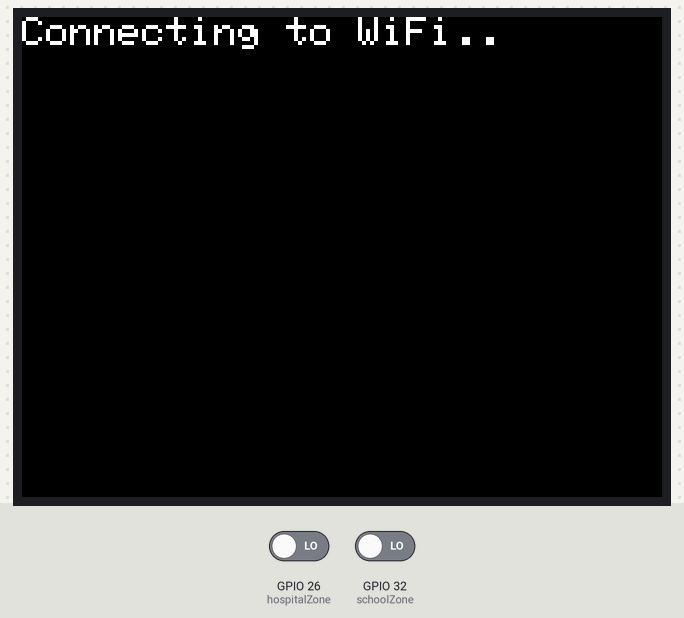
Simulated run of this sketch. Board: ESP32. Shown: 320×240 colour display. The test bench sets the inputs (shaded band); at power-on: GPIO 26 (hospitalZone) LOW, GPIO 32 (schoolZone) LOW. WiFi joins after 1.5 s; servers stay silent unless stated; uploads are accepted with an empty reply.

Above: at 0.4 s.
At 1.0 s:
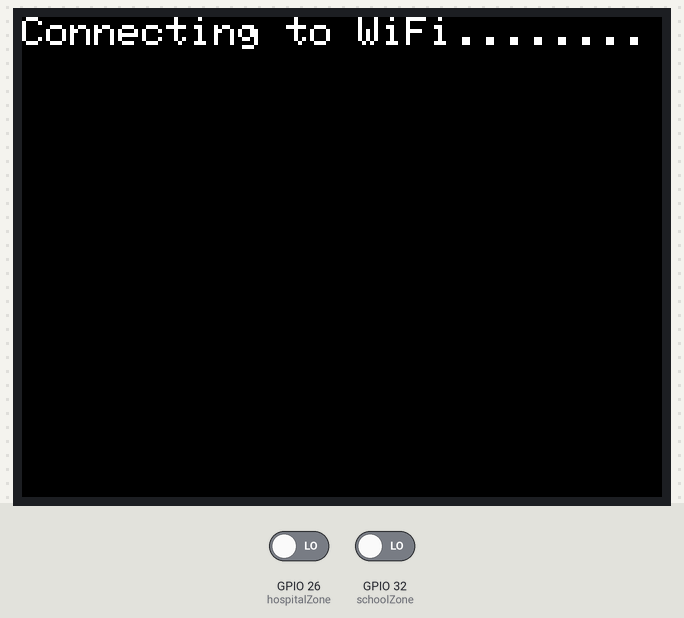
At 1.65 s:
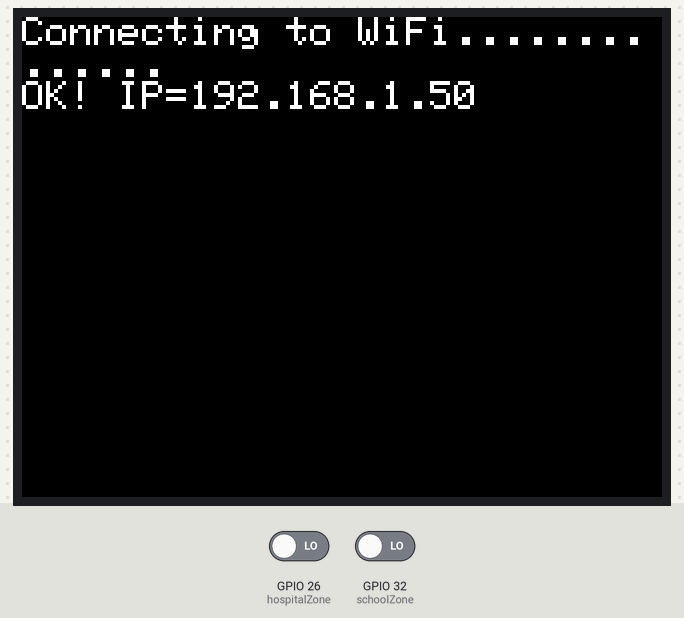

The sketch:

main.ino
```cpp
  #include <WiFi.h>
	#include <HTTPClient.h>
	#include <Adafruit_GFX.h>
	#include <Adafruit_ILI9341.h>
	#include <string.h>

	const char* ssid = "Wokwi-GUEST";
	const char* password = "";

	#define TFT_DC 2
	#define TFT_CS 15
	Adafruit_ILI9341 tft = Adafruit_ILI9341(TFT_CS, TFT_DC);

	String myLocation = "Chennai,IN";
	String usualSpeedLimit = "70"; // kmph

	int schoolZone = 32;
	int hospitalZone = 26;

	int uid = 2504; // ID Unique to this Micro Contoller

	String getString(char x)
	{
	    String s(1, x);
	    return s;
	}

	String stringSplitter1(String fullString,char delimiter='$')
	{
	    String returnString = "";
	    for(int i = 0; i<fullString.length();i++) {
	        char c = fullString[i];
	        if(delimiter==c)
	            break;
	        returnString+=String(c);
	    }
	    return(returnString);
	}

	String stringSplitter2(String fullString,char delimiter='$')
	{
	    String returnString = "";
	    bool flag = false;
	    for(int i = 0; i<fullString.length();i++) {
	        char c = fullString[i];
	        if(flag)
	            returnString+=String(c);
	        if(delimiter==c)
	            flag = true;
	    }
	    return(returnString);
	}

	void rightArrow()
	{
	  int refX = 50;
	  int refY = tft.getCursorY() + 40;

	  tft.fillRect(refX,refY,100,20,ILI9341_RED);
	  tft.fillTriangle(refX+100,refY-30,refX+100,refY+50,refX+40+100,refY+10,ILI9341_RED);
	}

	void leftArrow()
	{
	  int refX = 50;
	  int refY = tft.getCursorY() + 40;

	  tft.fillRect(refX+40,refY,100,20,ILI9341_RED);
	  tft.fillTriangle(refX+40,refY-30,refX+40,refY+50,refX,refY+10,ILI9341_RED);
	}

	void upArrow()
	{
	  int refX = 125;
	  int refY = tft.getCursorY() + 30;

	  tft.fillTriangle(refX-40,refY+40,refX+40,refY+40,refX,refY,ILI9341_RED);
	  tft.fillRect(refX-15,refY+40,30,20,ILI9341_RED);
	}

	String APICall() {
	  HTTPClient http;

	  String url = "https://node-red-grseb-2022-11-05-test.eu-gb.mybluemix.net/getSpeed?";
	  url += "location="+myLocation+"&";
	  url += "schoolZone="+(String)digitalRead(schoolZone)+(String)"&";
	  url += "hospitalZone="+(String)digitalRead(hospitalZone)+(String)"&";
	  url += "usualSpeedLimit="+(String)usualSpeedLimit+(String)"&";
	  url += "uid="+(String)uid;
	  http.begin(url.c_str());
	  int httpResponseCode = http.GET();

	  if (httpResponseCode>0) {
	    String payload = http.getString();
	    http.end();
	    return(payload);
	  }
	  else {
	    Serial.print("Error code: ");
	    Serial.println(httpResponseCode);
	  }
	  http.end();
	}

	void myPrint(String contents) {
	  tft.fillScreen(ILI9341_BLACK);
	  tft.setCursor(0, 20);
	  tft.setTextSize(4);
	  tft.setTextColor(ILI9341_RED);
	  //tft.println(contents);

	  tft.println(stringSplitter1(contents));
	  String c2 = stringSplitter2(contents);
	  if(c2=="s") // represents Straight
	  {
	    upArrow();
	  }
	  if(c2=="l") // represents left
	  {
	    leftArrow();
	  }
	  if(c2=="r") // represents right
	  {
	    rightArrow();
	  }
	}

	void setup() {
	  WiFi.begin(ssid, password, 6);

	  tft.begin();
	  tft.setRotation(1);

	  tft.setTextColor(ILI9341_WHITE);
	  tft.setTextSize(2);
	  tft.print("Connecting to WiFi");

	  while (WiFi.status() != WL_CONNECTED) {
	    delay(100);
	    tft.print(".");
	  }

	  tft.print("\nOK! IP=");
	  tft.println(WiFi.localIP());
	}

	void loop() {
	  myPrint(APICall());
	  delay(100);
}
```
